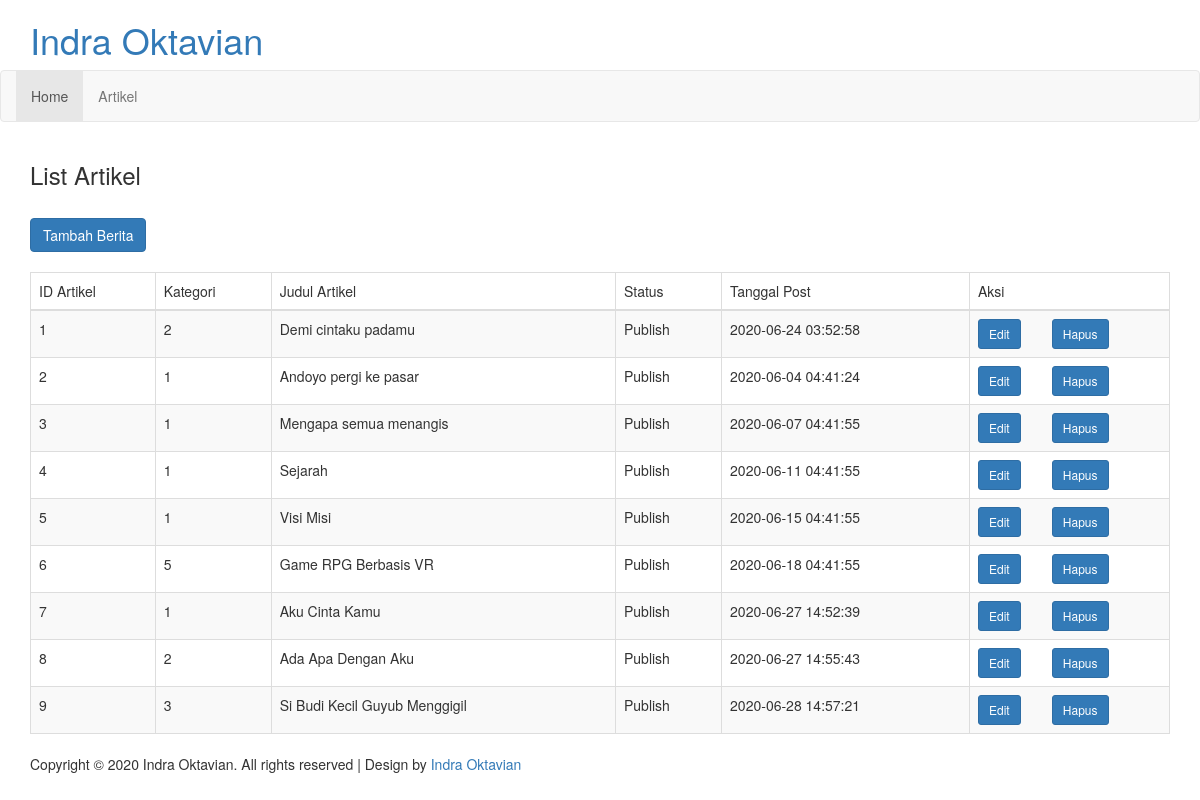
Page /index.php/artikel on the committed database.
### tables this page shows
CREATE TABLE `konfigurasi` (
  `id_konfigurasi` int(11) NOT NULL,
  `home_setting` varchar(20) NOT NULL,
  `namaweb` varchar(200) NOT NULL,
  `tagline` varchar(200) DEFAULT NULL,
  `tentang` varchar(500) DEFAULT NULL,
  `gambar` text,
  `video` varchar(50) DEFAULT NULL,
  `yacht` text NOT NULL,
  `website` varchar(255) DEFAULT NULL,
  `email` varchar(255) DEFAULT NULL,
  `alamat` varchar(400) DEFAULT NULL,
  `telepon` varchar(50) DEFAULT NULL,
  `hp` varchar(50) DEFAULT NULL,
  `fax` varchar(50) DEFAULT NULL,
  `logo` varchar(255) DEFAULT NULL,
  `icon` varchar(255) DEFAULT NULL,
  `keywords` varchar(400) DEFAULT NULL,
  `metatext` text,
  `facebook` varchar(255) DEFAULT NULL,
  `twitter` varchar(255) DEFAULT NULL,
  `instagram` varchar(255) DEFAULT NULL,
  `google_map` text,
  `judul_1` varchar(200) DEFAULT NULL,
  `pesan_1` varchar(200) DEFAULT NULL,
  `judul_2` varchar(200) DEFAULT NULL,
  `pesan_2` varchar(200) DEFAULT NULL,
  `judul_3` varchar(200) DEFAULT NULL,
  `pesan_3` varchar(200) DEFAULT NULL,
  `judul_4` varchar(200) DEFAULT NULL,
  `pesan_4` varchar(200) DEFAULT NULL,
  `judul_5` varchar(200) DEFAULT NULL,
  `pesan_5` varchar(200) NOT NULL,
  `judul_6` varchar(200) DEFAULT NULL,
  `pesan_6` varchar(200) NOT NULL,
  `id_user` int(11) NOT NULL,
  `tanggal` timestamp NOT NULL DEFAULT CURRENT_TIMESTAMP ON UPDATE CURRENT_TIMESTAMP
);

CREATE TABLE `berita` (
  `id_berita` int(11) NOT NULL,
  `id_user` int(11) NOT NULL,
  `id_kategori_berita` int(11) NOT NULL,
  `slug_berita` varchar(255) NOT NULL,
  `nama_berita` varchar(255) NOT NULL,
  `keterangan` text NOT NULL,
  `jenis_berita` varchar(20) NOT NULL,
  `status_berita` varchar(20) NOT NULL,
  `gambar` varchar(255) NOT NULL,
  `tanggal_post` datetime NOT NULL,
  `tanggal` timestamp NOT NULL DEFAULT CURRENT_TIMESTAMP ON UPDATE CURRENT_TIMESTAMP
);

### application/views/layout/wrapper.php (called while the page is built)
<?php
require_once('head.php');
require_once('header.php');
require_once('nav.php');
require_once('content.php');
require_once('footer.php');

### application/controllers/Artikel.php (called while the page is built, shortened)
<?php
class Artikel extends CI_Controller {
	function __construct(){
		$this->load->model('m_artikel');
		$this->load->model('konfigurasi_model');
		$this->load->model('berita_model');
		$this->load->model('kategori_berita_model');
	}
	public function index() {
		$artikel=$this->m_artikel->show_artikel();
		$site	= $this->konfigurasi_model->listing();
		$data	= array( 'title'	=> $site['namaweb'].' | '.$site['tagline'],
						 'keywords' => $site['namaweb'].', '.$site['keywords'],
						 'artikel'	=> $artikel,
						 'isi'		=> 'artikellist/artikells');
		$this->load->view('layout/wrapper',$data);
	}
}

### index.php (called while the page is built, shortened)
<?php
require_once BASEPATH.'core/CodeIgniter.php';

### application/models/Konfigurasi_model.php (called while the page is built, shortened)
<?php
class Konfigurasi_model extends CI_Model {
	public function listing() {
		$this->db->select('*');
		$this->db->from('konfigurasi');
		$this->db->order_by('id_konfigurasi','DESC');
		$query = $this->db->get();
		return $query->row_array();
	}
}

### application/views/layout/content.php (called while the page is built)
<?php
if($isi)   {
	$this->load->view($isi);
}

### application/models/M_artikel.php (called while the page is built, shortened)
<?php
class M_artikel extends CI_Model{
	function show_artikel(){
		$hasil=$this->db->query("SELECT * FROM berita");
		return $hasil;
	}
}

### application/views/artikellist/artikells.php (the view, shortened to what this page needs)
<div class="news-info">
<div class="container">
<h3 class="title">List Artikel</h3>
</div>
</div>
 <div class="container">
 	<br>
		<a href="<?php echo base_url('logintbh') ?>" class="btn btn-primary">
		<i class="fa fa-plus"></i> Tambah Berita</a>
	<br><br>
	<table class="table table-bordered table-striped" id="mydata">
		<thead>
			<tr>
				<td>ID Artikel</td>
				<td>Kategori</td>
				<td>Judul Artikel</td>
				<td>Status</td>
				<td>Tanggal Post</td>
				<td>Aksi</td>
			</tr>
		</thead>
		<tbody>
			<?php
				foreach($artikel->result_array() as $i):
					$id_berita=$i['id_berita'];
					$id_kategori_berita=$i['id_kategori_berita'];
					$nama_berita=$i['nama_berita'];
					$status_berita=$i['status_berita'];
					$tanggal_post=$i['tanggal_post'];
			?>
			<tr>
				<td><?php echo $id_berita;?></td>
				<td><?php echo $id_kategori_berita;?></td>
				<td><?php echo $nama_berita;?></td>
				<td><?php echo $status_berita;?></td>
				<td><?php echo $tanggal_post;?></td>
				<td width="200">
				<a href="<?php echo base_url('artikel/edit/'.$id_berita) ?>"class="btn btn-primary btn-sm"><i class="fa fa-edit"></i>Edit</a>
				<a href="<?php echo base_url('artikel/hapus/'.$id_berita) ?>" class="btn btn-primary btn-sm">Hapus</a>
										</td>
									</tr>
			<?php endforeach;?>
		</tbody>
	</table>
</div>

### application/views/layout/head.php (shortened to what this page needs)
<!DOCTYPE html>
<html>
<head>
<link href="<?php echo base_url () ?>assets/front/css/bootstrap.css" type="text/css" rel="stylesheet" media="all">
<link href="<?php echo base_url () ?>assets/front/css/style.css" type="text/css" rel="stylesheet" media="all">
</head>
<body>

### application/views/layout/header.php
<?php
$site = $this->konfigurasi_model->listing();
?>
<div class="logo">
  <div class="container">
	  <div class="logo-info">
		  <a href="<?php echo base_url() ?>">
			  <h1><?php echo $site['namaweb'] ?></h1>
		  </a>
	  </div>
  </div>
</div>

### application/views/layout/nav.php (shortened to what this page needs)
<div class="top-nav">
<nav class="navbar navbar-default">
<div class="collapse navbar-collapse" id="bs-example-navbar-collapse-1">
<ul class="nav navbar-nav">
  <li class="hvr-bounce-to-bottom active"><a href="<?php echo base_url('') ?>">Home</a></li>
<li class="hvr-bounce-to-bottom"><a href="<?php echo base_url('login') ?>">Artikel</a></li>
</ul>
<div class="clearfix"> </div>
</div>
</nav>
</div>

### application/views/layout/footer.php (shortened to what this page needs)
<?php
$site = $this->konfigurasi_model->listing();
?>
<div class="copy">
<div class="container">
<div class="copy-left">
	<p>Copyright © 2020 <?php echo $site['namaweb']?>. All rights reserved | Design by <a href="<?php echo $site['website']?>"><?php echo $site['namaweb']?></a></p>
</div>
</div>
</div>
</body>
</html>

### rows in the picture
konfigurasi: namaweb "Indra Oktavian"
berita: id_berita "1", id_kategori_berita "2", nama_berita "Demi cintaku padamu", status_berita "Publish", tanggal_post "2020-06-24 03:52:58"
berita: id_berita "2", id_kategori_berita "1", nama_berita "Andoyo pergi ke pasar", status_berita "Publish", tanggal_post "2020-06-04 04:41:24"
berita: id_berita "3", id_kategori_berita "1", nama_berita "Mengapa semua menangis", status_berita "Publish", tanggal_post "2020-06-07 04:41:55"
berita: id_berita "4", id_kategori_berita "1", nama_berita "Sejarah", status_berita "Publish", tanggal_post "2020-06-11 04:41:55"
berita: id_berita "5", id_kategori_berita "1", nama_berita "Visi Misi", status_berita "Publish", tanggal_post "2020-06-15 04:41:55"
berita: id_berita "6", id_kategori_berita "5", nama_berita "Game RPG Berbasis VR", status_berita "Publish", tanggal_post "2020-06-18 04:41:55"
berita: id_berita "7", id_kategori_berita "1", nama_berita "Aku Cinta Kamu", status_berita "Publish", tanggal_post "2020-06-27 14:52:39"
berita: id_berita "8", id_kategori_berita "2", nama_berita "Ada Apa Dengan Aku", status_berita "Publish", tanggal_post "2020-06-27 14:55:43"
berita: id_berita "9", id_kategori_berita "3", nama_berita "Si Budi Kecil Guyub Menggigil", status_berita "Publish", tanggal_post "2020-06-28 14:57:21"
